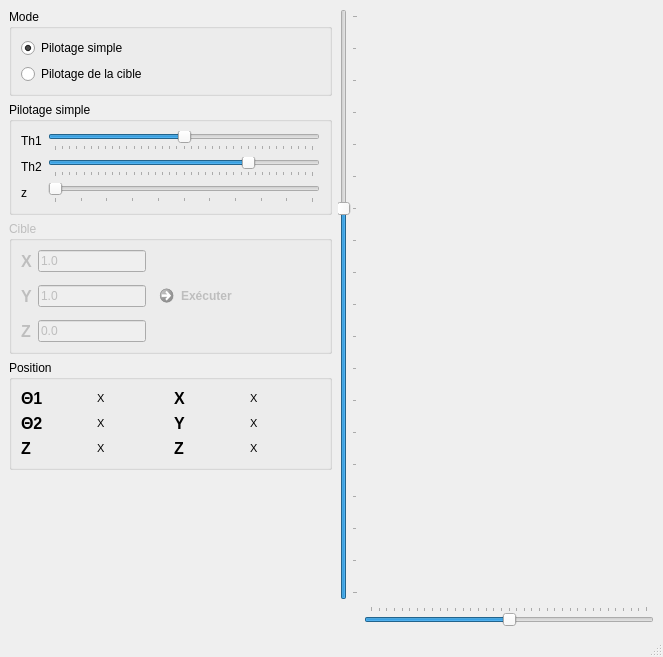
<?xml version="1.0" encoding="UTF-8"?>
<ui version="4.0">
 <class>GMainWindow</class>
 <widget class="QMainWindow" name="GMainWindow">
  <property name="geometry">
   <rect>
    <x>0</x>
    <y>0</y>
    <width>663</width>
    <height>657</height>
   </rect>
  </property>
  <property name="sizePolicy">
   <sizepolicy hsizetype="Preferred" vsizetype="Preferred">
    <horstretch>0</horstretch>
    <verstretch>0</verstretch>
   </sizepolicy>
  </property>
  <property name="windowTitle">
   <string>ReadyApp</string>
  </property>
  <widget class="QWidget" name="centralwidget">
   <layout class="QGridLayout" name="gridLayout_2" columnstretch="0,0,0,1">
    <item row="2" column="0">
     <widget class="QGroupBox" name="groupBoxTarget">
      <property name="enabled">
       <bool>false</bool>
      </property>
      <property name="sizePolicy">
       <sizepolicy hsizetype="Minimum" vsizetype="Preferred">
        <horstretch>0</horstretch>
        <verstretch>0</verstretch>
       </sizepolicy>
      </property>
      <property name="title">
       <string>Cible</string>
      </property>
      <layout class="QGridLayout" name="gridLayout_5" columnstretch="0,0,1">
       <item row="0" column="0">
        <widget class="QLabel" name="label_8">
         <property name="font">
          <font>
           <pointsize>12</pointsize>
           <bold>true</bold>
          </font>
         </property>
         <property name="text">
          <string>X</string>
         </property>
        </widget>
       </item>
       <item row="0" column="1">
        <widget class="QLineEdit" name="lineEditTx">
         <property name="text">
          <string>1.0</string>
         </property>
        </widget>
       </item>
       <item row="1" column="0">
        <widget class="QLabel" name="label_9">
         <property name="font">
          <font>
           <pointsize>12</pointsize>
           <bold>true</bold>
          </font>
         </property>
         <property name="text">
          <string>Y</string>
         </property>
        </widget>
       </item>
       <item row="1" column="1">
        <widget class="QLineEdit" name="lineEditTy">
         <property name="text">
          <string>1.0</string>
         </property>
        </widget>
       </item>
       <item row="1" column="2">
        <widget class="QCommandLinkButton" name="commandLinkButtonGo">
         <property name="text">
          <string>Exécuter</string>
         </property>
        </widget>
       </item>
       <item row="2" column="0">
        <widget class="QLabel" name="label_7">
         <property name="font">
          <font>
           <pointsize>12</pointsize>
           <bold>true</bold>
          </font>
         </property>
         <property name="text">
          <string>Z</string>
         </property>
        </widget>
       </item>
       <item row="2" column="1">
        <widget class="QLineEdit" name="lineEditTz">
         <property name="text">
          <string>0.0</string>
         </property>
        </widget>
       </item>
      </layout>
     </widget>
    </item>
    <item row="4" column="0">
     <spacer name="verticalSpacer">
      <property name="orientation">
       <enum>Qt::Vertical</enum>
      </property>
      <property name="sizeHint" stdset="0">
       <size>
        <width>20</width>
        <height>0</height>
       </size>
      </property>
     </spacer>
    </item>
    <item row="0" column="0">
     <widget class="QGroupBox" name="groupBox_3">
      <property name="sizePolicy">
       <sizepolicy hsizetype="Minimum" vsizetype="Preferred">
        <horstretch>0</horstretch>
        <verstretch>0</verstretch>
       </sizepolicy>
      </property>
      <property name="title">
       <string>Mode</string>
      </property>
      <layout class="QGridLayout" name="gridLayout_3">
       <item row="0" column="0">
        <widget class="QRadioButton" name="radioButtonSimple">
         <property name="text">
          <string>Pilotage simple</string>
         </property>
         <property name="checked">
          <bool>true</bool>
         </property>
        </widget>
       </item>
       <item row="1" column="0">
        <widget class="QRadioButton" name="radioButtonTarget">
         <property name="text">
          <string>Pilotage de la cible</string>
         </property>
        </widget>
       </item>
      </layout>
     </widget>
    </item>
    <item row="1" column="0">
     <widget class="QGroupBox" name="groupBoxSimple">
      <property name="sizePolicy">
       <sizepolicy hsizetype="Minimum" vsizetype="Preferred">
        <horstretch>0</horstretch>
        <verstretch>0</verstretch>
       </sizepolicy>
      </property>
      <property name="title">
       <string>Pilotage simple</string>
      </property>
      <layout class="QGridLayout" name="gridLayout_4">
       <item row="0" column="0">
        <layout class="QGridLayout" name="gridLayout">
         <property name="sizeConstraint">
          <enum>QLayout::SetDefaultConstraint</enum>
         </property>
         <item row="1" column="0" colspan="2">
          <widget class="QLabel" name="label_2">
           <property name="text">
            <string>Th2</string>
           </property>
          </widget>
         </item>
         <item row="2" column="0" colspan="2">
          <widget class="QLabel" name="label_3">
           <property name="text">
            <string>z</string>
           </property>
          </widget>
         </item>
         <item row="0" column="0" colspan="2">
          <widget class="QLabel" name="label">
           <property name="text">
            <string>Th1</string>
           </property>
          </widget>
         </item>
         <item row="2" column="2">
          <widget class="QSlider" name="horizontalSliderZ">
           <property name="sizePolicy">
            <sizepolicy hsizetype="Expanding" vsizetype="Fixed">
             <horstretch>0</horstretch>
             <verstretch>0</verstretch>
            </sizepolicy>
           </property>
           <property name="maximum">
            <number>50</number>
           </property>
           <property name="tracking">
            <bool>true</bool>
           </property>
           <property name="orientation">
            <enum>Qt::Horizontal</enum>
           </property>
           <property name="invertedAppearance">
            <bool>false</bool>
           </property>
           <property name="tickPosition">
            <enum>QSlider::TicksBelow</enum>
           </property>
           <property name="tickInterval">
            <number>5</number>
           </property>
          </widget>
         </item>
         <item row="1" column="2">
          <widget class="QSlider" name="horizontalSliderTh2">
           <property name="sizePolicy">
            <sizepolicy hsizetype="Expanding" vsizetype="Fixed">
             <horstretch>0</horstretch>
             <verstretch>0</verstretch>
            </sizepolicy>
           </property>
           <property name="minimum">
            <number>-180</number>
           </property>
           <property name="maximum">
            <number>180</number>
           </property>
           <property name="value">
            <number>90</number>
           </property>
           <property name="orientation">
            <enum>Qt::Horizontal</enum>
           </property>
           <property name="tickPosition">
            <enum>QSlider::TicksBelow</enum>
           </property>
           <property name="tickInterval">
            <number>10</number>
           </property>
          </widget>
         </item>
         <item row="0" column="2">
          <widget class="QSlider" name="horizontalSliderTh1">
           <property name="sizePolicy">
            <sizepolicy hsizetype="Expanding" vsizetype="Fixed">
             <horstretch>0</horstretch>
             <verstretch>0</verstretch>
            </sizepolicy>
           </property>
           <property name="minimum">
            <number>-180</number>
           </property>
           <property name="maximum">
            <number>180</number>
           </property>
           <property name="orientation">
            <enum>Qt::Horizontal</enum>
           </property>
           <property name="tickPosition">
            <enum>QSlider::TicksBelow</enum>
           </property>
           <property name="tickInterval">
            <number>10</number>
           </property>
          </widget>
         </item>
        </layout>
       </item>
      </layout>
     </widget>
    </item>
    <item row="3" column="0">
     <widget class="QGroupBox" name="groupBox_2">
      <property name="sizePolicy">
       <sizepolicy hsizetype="Minimum" vsizetype="Preferred">
        <horstretch>0</horstretch>
        <verstretch>0</verstretch>
       </sizepolicy>
      </property>
      <property name="title">
       <string>Position</string>
      </property>
      <layout class="QGridLayout" name="gridLayout_6">
       <item row="2" column="0">
        <widget class="QLabel" name="label_12">
         <property name="font">
          <font>
           <pointsize>12</pointsize>
           <bold>true</bold>
          </font>
         </property>
         <property name="text">
          <string>Z</string>
         </property>
        </widget>
       </item>
       <item row="2" column="2">
        <widget class="QLabel" name="label_6">
         <property name="font">
          <font>
           <pointsize>12</pointsize>
           <bold>true</bold>
          </font>
         </property>
         <property name="text">
          <string>Z</string>
         </property>
        </widget>
       </item>
       <item row="0" column="1">
        <widget class="QLabel" name="labelTh1">
         <property name="font">
          <font>
           <pointsize>8</pointsize>
           <bold>false</bold>
          </font>
         </property>
         <property name="text">
          <string>X</string>
         </property>
        </widget>
       </item>
       <item row="2" column="3">
        <widget class="QLabel" name="labelZ">
         <property name="font">
          <font>
           <pointsize>8</pointsize>
           <bold>false</bold>
          </font>
         </property>
         <property name="text">
          <string>X</string>
         </property>
        </widget>
       </item>
       <item row="0" column="2">
        <widget class="QLabel" name="label_4">
         <property name="font">
          <font>
           <pointsize>12</pointsize>
           <bold>true</bold>
          </font>
         </property>
         <property name="text">
          <string>X</string>
         </property>
        </widget>
       </item>
       <item row="2" column="1">
        <widget class="QLabel" name="labelThZ">
         <property name="font">
          <font>
           <pointsize>8</pointsize>
           <bold>false</bold>
          </font>
         </property>
         <property name="text">
          <string>X</string>
         </property>
        </widget>
       </item>
       <item row="0" column="3">
        <widget class="QLabel" name="labelX">
         <property name="font">
          <font>
           <pointsize>8</pointsize>
           <bold>false</bold>
          </font>
         </property>
         <property name="text">
          <string>X</string>
         </property>
        </widget>
       </item>
       <item row="1" column="2">
        <widget class="QLabel" name="label_5">
         <property name="font">
          <font>
           <pointsize>12</pointsize>
           <bold>true</bold>
          </font>
         </property>
         <property name="text">
          <string>Y</string>
         </property>
        </widget>
       </item>
       <item row="1" column="0">
        <widget class="QLabel" name="label_11">
         <property name="font">
          <font>
           <pointsize>12</pointsize>
           <bold>true</bold>
          </font>
         </property>
         <property name="text">
          <string>Θ2</string>
         </property>
        </widget>
       </item>
       <item row="0" column="0">
        <widget class="QLabel" name="label_10">
         <property name="font">
          <font>
           <pointsize>12</pointsize>
           <bold>true</bold>
          </font>
         </property>
         <property name="text">
          <string>Θ1</string>
         </property>
        </widget>
       </item>
       <item row="1" column="1">
        <widget class="QLabel" name="labelTh2">
         <property name="font">
          <font>
           <pointsize>8</pointsize>
           <bold>false</bold>
          </font>
         </property>
         <property name="text">
          <string>X</string>
         </property>
        </widget>
       </item>
       <item row="1" column="3">
        <widget class="QLabel" name="labelY">
         <property name="font">
          <font>
           <pointsize>8</pointsize>
           <bold>false</bold>
          </font>
         </property>
         <property name="text">
          <string>X</string>
         </property>
        </widget>
       </item>
      </layout>
     </widget>
    </item>
    <item row="5" column="3">
     <widget class="QSlider" name="horizontalSliderYaw">
      <property name="toolTip">
       <string>Yaw</string>
      </property>
      <property name="minimum">
       <number>-180</number>
      </property>
      <property name="maximum">
       <number>180</number>
      </property>
      <property name="orientation">
       <enum>Qt::Horizontal</enum>
      </property>
      <property name="tickPosition">
       <enum>QSlider::TicksAbove</enum>
      </property>
      <property name="tickInterval">
       <number>10</number>
      </property>
     </widget>
    </item>
    <item row="0" column="2" rowspan="5">
     <widget class="QSlider" name="verticalSliderPitch">
      <property name="toolTip">
       <string>Pitch</string>
      </property>
      <property name="minimum">
       <number>-90</number>
      </property>
      <property name="maximum">
       <number>90</number>
      </property>
      <property name="value">
       <number>30</number>
      </property>
      <property name="orientation">
       <enum>Qt::Vertical</enum>
      </property>
      <property name="tickPosition">
       <enum>QSlider::TicksBelow</enum>
      </property>
      <property name="tickInterval">
       <number>10</number>
      </property>
     </widget>
    </item>
    <item row="0" column="3" rowspan="5">
     <widget class="GLWidget" name="view" native="true">
      <property name="minimumSize">
       <size>
        <width>100</width>
        <height>0</height>
       </size>
      </property>
     </widget>
    </item>
   </layout>
  </widget>
  <widget class="QMenuBar" name="menubar">
   <property name="geometry">
    <rect>
     <x>0</x>
     <y>0</y>
     <width>663</width>
     <height>26</height>
    </rect>
   </property>
  </widget>
  <widget class="QStatusBar" name="statusbar"/>
 </widget>
 <customwidgets>
  <customwidget>
   <class>GLWidget</class>
   <extends>QWidget</extends>
   <header>GLWidget.h</header>
   <container>1</container>
  </customwidget>
 </customwidgets>
 <resources/>
 <connections/>
</ui>
